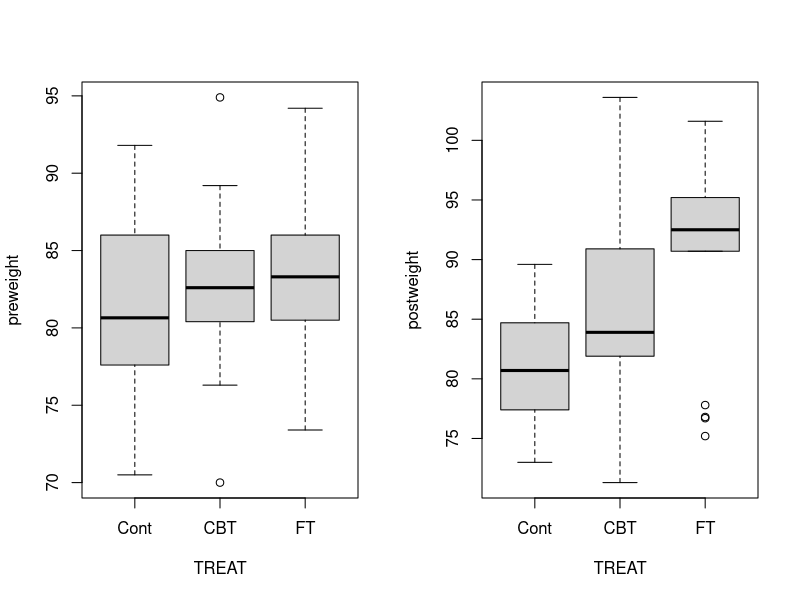
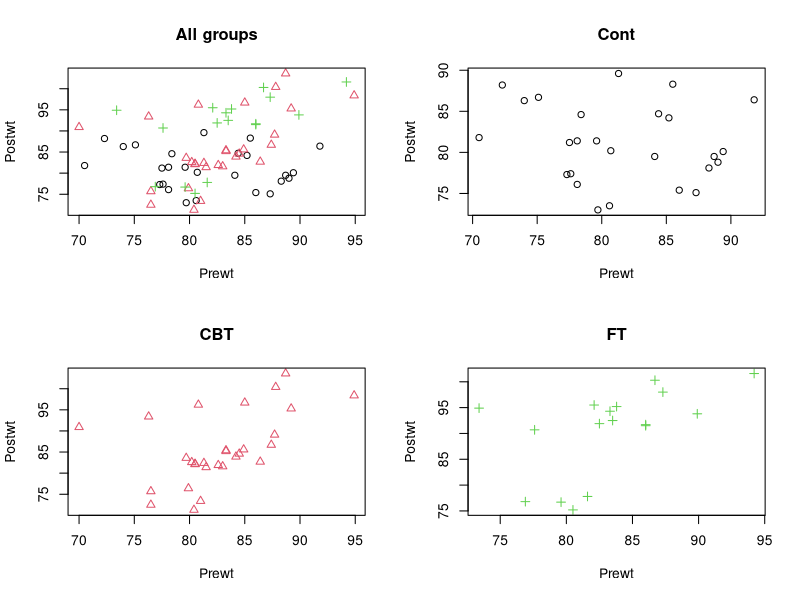
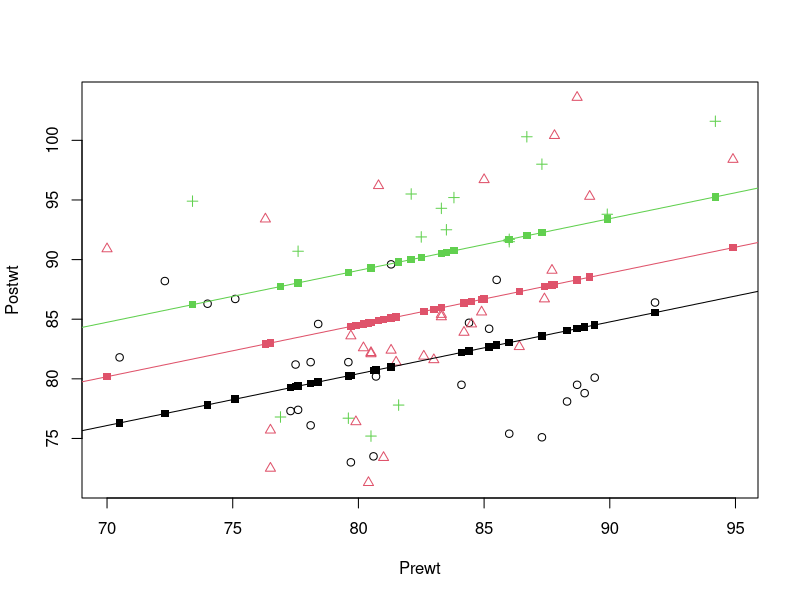
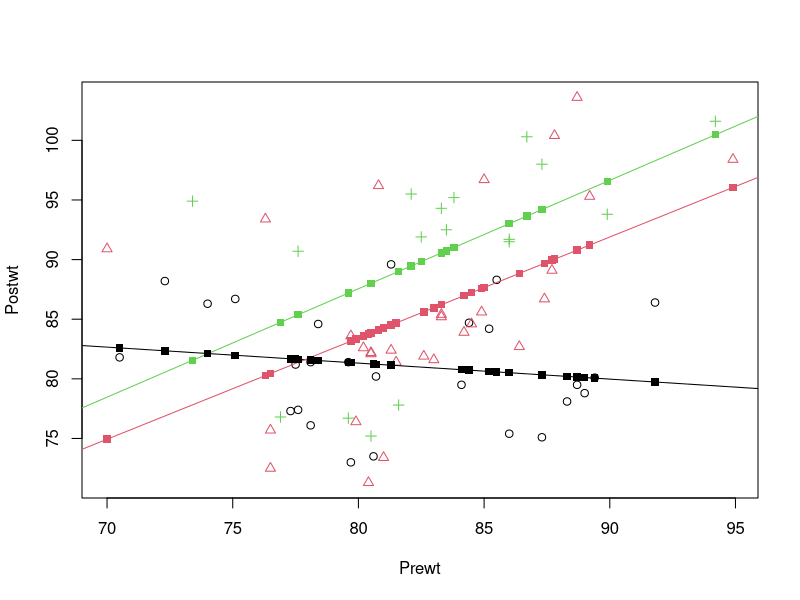
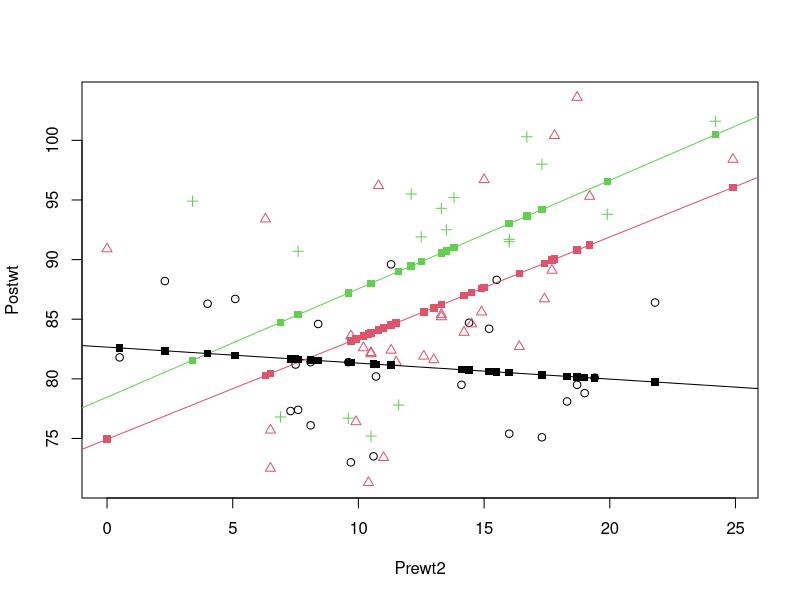
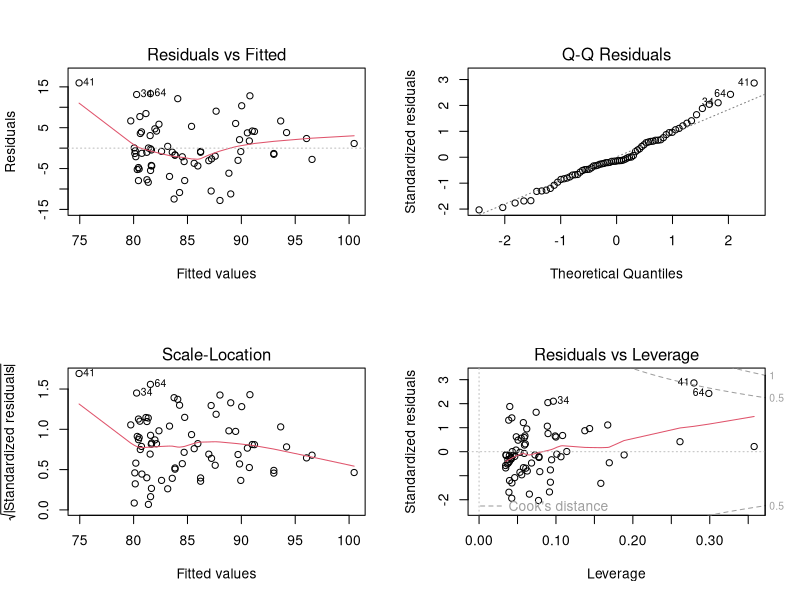

These figures' R source, in order:
library(MASS)

#This data set contains the effect of different forms of therapy on the body
#weight of girls suffering from anorexia.

data(anorexia)
str(anorexia)
summary(anorexia)


anorexia$TREAT <- relevel(anorexia$Treat, ref="Cont")
par(mfrow = c(1,2))
boxplot(Prewt~TREAT, data=anorexia, ylab="preweight")
boxplot(Postwt~TREAT, data=anorexia, ylab="postweight")

Prewt.mean <- with(anorexia, tapply(Prewt, TREAT, mean))
Prewt.sd <- with(anorexia, tapply(Prewt, TREAT, sd))
Postwt.mean <- with(anorexia, tapply(Postwt, TREAT, mean))
Postwt.sd <- with(anorexia, tapply(Postwt, TREAT, sd))
n.group <- with(anorexia, tapply(Prewt, TREAT, length))
ANOREX.SUMMARY <- cbind(n.group, Prewt.mean, Prewt.sd, Postwt.mean, Postwt.sd)
ANOREX.SUMMARY

anfit1 <- lm(Postwt~TREAT, data=anorexia)
sixth <- seq(from = 6, to = 72, by = 6)
model.matrix(anfit1)[sixth,]#If one is interested how the design matrix looks one can use the function model.matrix.
#This function returns for an lm object the design matrix where one for
#example can see which contrast was used for a factor and so on. Especially
#when there are factors in your model it might be a good idea to check this
#matrix so that you know how to interpret the result.

anfit1b <- lm(Postwt~TREAT-1, data=anorexia)
model.matrix(anfit1b)[sixth,]

summary(anfit1b)

anfit1c <- lm(Postwt~TREAT, data=anorexia, contrast=list(TREAT="contr.sum"))
model.matrix(anfit1c)[sixth,]

summary(anfit1c)

anfit1d <- lm(Postwt~TREAT, data=anorexia, contrast=list(TREAT="contr.helmert"))
model.matrix(anfit1d)[sixth,]

summary(anfit1d)

par(mfrow=c(2,2))
plot(Postwt~Prewt, data=anorexia, col=as.numeric(TREAT), pch=as.numeric(TREAT),
        main="All groups")
plot(Postwt~Prewt, data=anorexia, col=as.numeric(TREAT), pch=as.numeric(TREAT),
        main="Cont", subset=TREAT=="Cont")
plot(Postwt~Prewt, data=anorexia, col=as.numeric(TREAT), pch=as.numeric(TREAT),
        main="CBT", subset=TREAT=="CBT")
plot(Postwt~Prewt, data=anorexia, col=as.numeric(TREAT), pch=as.numeric(TREAT),
        main="FT", subset=TREAT=="FT")

anfit2 <-lm(Postwt~TREAT + Prewt, data=anorexia)
coef(anfit2)

par(mfrow = c(1,1))
plot(Postwt~Prewt, data=anorexia, col=as.numeric(TREAT), pch=as.numeric(TREAT))
abline(coef(anfit2)[1],coef(anfit2)[4], col=1)
abline(coef(anfit2)[1]+coef(anfit2)[2],coef(anfit2)[4], col=2)
abline(coef(anfit2)[1]+coef(anfit2)[3],coef(anfit2)[4], col=3)
with(anorexia,points(Prewt,fitted(anfit2),pch=15, col=as.numeric(TREAT)))


anfit3 <- lm(Postwt~TREAT*Prewt, data=anorexia)
summary(anfit3)
model.matrix(anfit3)[sixth,]
coef(anfit3)

plot(Postwt~Prewt, data=anorexia, col=as.numeric(TREAT), pch=as.numeric(TREAT))
abline(coef(anfit3)[1],coef(anfit3)[4], col=1)
abline(coef(anfit3)[1]+coef(anfit3)[2],coef(anfit3)[4]+coef(anfit3)[5], col=2)
abline(coef(anfit3)[1]+coef(anfit3)[3],coef(anfit3)[4]+coef(anfit3)[6], col=3)
with(anorexia,points(Prewt,fitted(anfit3),pch=15, col=as.numeric(TREAT)))

min(anorexia$Prewt)

anorexia$Prewt2 <- anorexia$Prewt - min(anorexia$Prewt)
anfit4 <- lm(Postwt~TREAT*Prewt2, data=anorexia)
summary(anfit4)
coef(anfit4)

par(mfrow=c(1,1))
plot(Postwt~Prewt2, data=anorexia, col=as.numeric(TREAT), pch=as.numeric(TREAT))
abline(coef(anfit4)[1],coef(anfit4)[4], col=1)
abline(coef(anfit4)[1]+coef(anfit4)[2],coef(anfit4)[4]+coef(anfit4)[5], col=2)
abline(coef(anfit4)[1]+coef(anfit4)[3],coef(anfit4)[4]+coef(anfit4)[6], col=3)
with(anorexia,points(Prewt2,fitted(anfit4),pch=15, col=as.numeric(TREAT)))

par(mfrow=c(2,2))
plot(anfit4)

IM.fit4 <- influence.measures(anfit4)
INFobs <- apply(IM.fit4$is.inf, 1, any)
round(IM.fit4$infmat[INFobs,],3)

